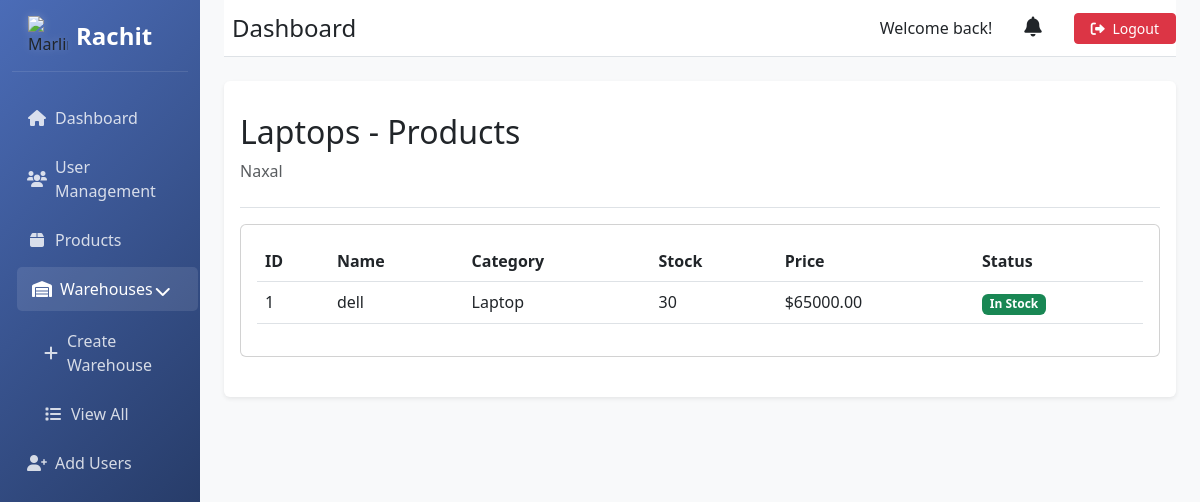
/warehouse/1/products/ (signed in), run on an earlier commit of the app's database.
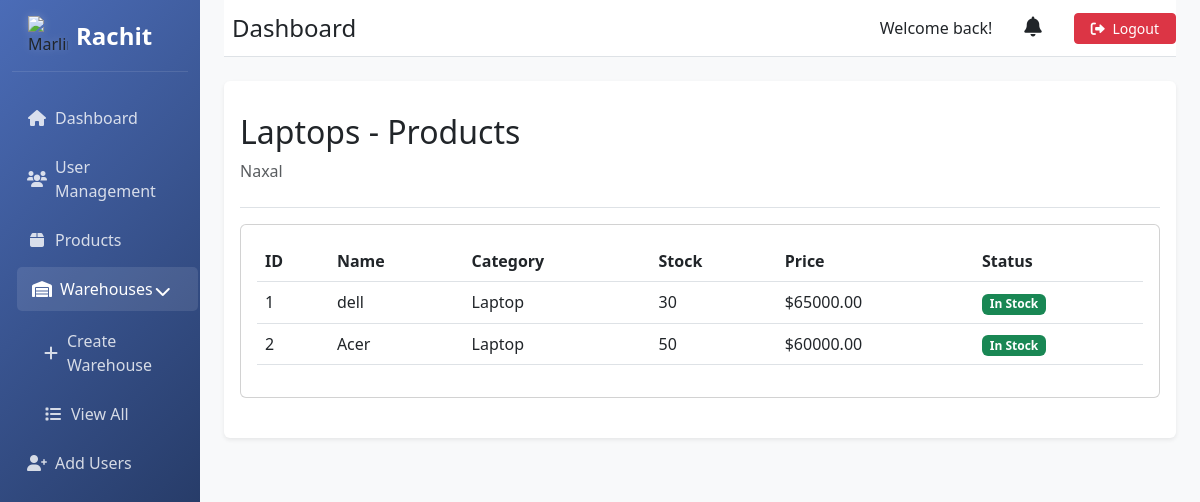
And on a later commit of the database.
### Inventory/models.py (models this page shows, shortened)
class Product(models.Model):
    name = models.CharField(max_length=200)
    category = models.ForeignKey(Category, on_delete=models.CASCADE)
    warehouse = models.ForeignKey(Warehouse, on_delete=models.SET_NULL, null=True)
    price = models.DecimalField(max_digits=10, decimal_places=2)
    stock = models.IntegerField(default=0)
    description = models.TextField()
    expires = models.DateTimeField(null=True, blank=True)
    min_stock = models.IntegerField(default=10)
    created_at = models.DateTimeField(auto_now_add=True)
    updated_at = models.DateTimeField(auto_now=True)

class Category(models.Model):
    name = models.CharField(max_length=100)
    description = models.TextField(null=True, blank=True)
    expires = models.BooleanField(default=False, help_text='Whether products in this category expire')
    created_at = models.DateTimeField(auto_now_add=True)
    updated_at = models.DateTimeField(auto_now=True)
    class Meta:
        verbose_name_plural = "Categories"
        ordering = ['name']

### user/views.py (the view)
# urls.py: path('warehouse/<int:warehouse_id>/products/', views.warehouse_products, name='warehouse_products'),
@login_required
def warehouse_products(request, warehouse_id):
    if request.user.role not in ['admin', 'warehouse_manager']:
        return HttpResponseForbidden("You are not authorized to view this page")
    warehouse = get_object_or_404(Warehouse, id=warehouse_id)
    products = Product.objects.filter(warehouse=warehouse)
    context = {
        'warehouse': warehouse,
        'products': products
    }
    return render(request, 'warehouse_products.html', context)

### user/models.py (called while the page is built)
    @property
    def unread_notifications_count(self):
        return self.notifications.filter(is_read=False).count()

### templates/warehouse_products.html (shortened to what this page needs)
{% extends 'base_dashboard.html' %}
{% block sidebar_menu %}
<ul class="nav flex-column">
    <li class="nav-item">
        <a class="nav-link" href="{% url 'admin_dashboard' %}">
            <i class="fas fa-home me-2"></i> Dashboard
        </a>
    </li>
    <li class="nav-item">
        <a class="nav-link" href="{% url 'user_statistics' %}">
            <i class="fas fa-users me-2"></i> User Management
        </a>
    </li>
    <li class="nav-item">
        <a class="nav-link" href="{% url 'product_management' %}">
            <i class="fas fa-box me-2"></i> Products
        </a>
    </li>
    <li class="nav-item">
        <a class="nav-link active" href="#warehouseManagement" data-bs-toggle="collapse" role="button">
            <i class="fas fa-warehouse me-2"></i> Warehouses
            <i class="fas fa-chevron-down float-end mt-1"></i>
        </a>
        <div class="collapse show" id="warehouseManagement">
            <ul class="nav flex-column ms-3 mt-2">
                <li class="nav-item">
                    <a class="nav-link" href="{% url 'create_warehouse' %}">
                        <i class="fas fa-plus me-2"></i> Create Warehouse
                    </a>
                </li>
                <li class="nav-item">
                    <a class="nav-link" href="{% url 'admin_dashboard' %}#viewWarehousesTab">
                        <i class="fas fa-list me-2"></i> View All
                    </a>
                </li>
            </ul>
        </div>
    </li>
    <li class="nav-item">
        <a class="nav-link" href="{% url 'admin_dashboard' %}#addUsersTab">
            <i class="fas fa-user-plus me-2"></i> Add Users
        </a>
    </li>
</ul>
{% endblock %}
{% block content %}
<div class="pt-3 pb-2 mb-3 border-bottom">
    <h1 class="h2">{{ warehouse.name }} - Products</h1>
    <p class="text-muted">{{ warehouse.location }}</p>
</div>
<div class="row mb-4">
    <div class="col-12">
        <div class="card">
            <div class="card-body">
                <div class="table-responsive">
                    <table class="table">
                        <thead>
                            <tr>
                                <th>ID</th>
                                <th>Name</th>
                                <th>Category</th>
                                <th>Stock</th>
                                <th>Price</th>
                                <th>Status</th>
                            </tr>
                        </thead>
                        <tbody>
                            {% for product in products %}
                            <tr>
                                <td>{{ product.id }}</td>
                                <td>{{ product.name }}</td>
                                <td>{{ product.category.name }}</td>
                                <td>{{ product.stock }}</td>
                                <td>${{ product.price }}</td>
                                <td>
                                    {% if product.stock <= product.min_stock %}
                                        <span class="badge bg-danger">Low Stock</span>
                                    {% else %}
                                        <span class="badge bg-success">In Stock</span>
                                    {% endif %}
                                </td>
                            </tr>
                            {% empty %}
                            <tr>
                                <td colspan="{% if warehouse.handles_expiring %}7{% else %}6{% endif %}" class="text-center">
                                    No products found in this warehouse.
                                </td>
                            </tr>
                            {% endfor %}
                        </tbody>
                    </table>
                </div>
            </div>
        </div>
    </div>
</div>
{% endblock %}

What changed in the data, as far as the page shows it:
added Product: id "2", name "Acer", category.name "Laptop", stock "50", price "60000.00", min_stock "In Stock"
